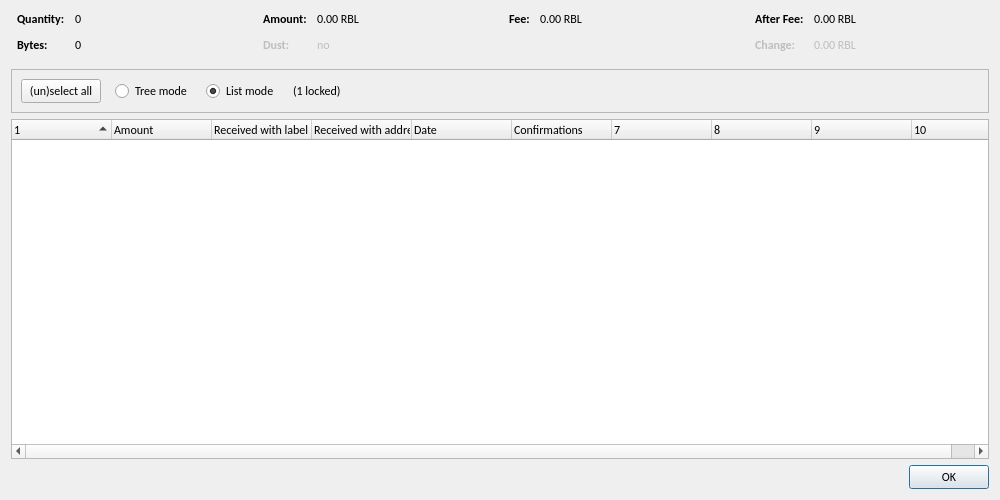
<?xml version="1.0" encoding="UTF-8"?>
<ui version="4.0">
 <class>CoinControlDialog</class>
 <widget class="QDialog" name="CoinControlDialog">
  <property name="geometry">
   <rect>
    <x>0</x>
    <y>0</y>
    <width>1000</width>
    <height>500</height>
   </rect>
  </property>
  <property name="font">
   <font>
    <family>Calibri</family>
   </font>
  </property>
  <property name="windowTitle">
   <string>Coin Selection</string>
  </property>
  <layout class="QVBoxLayout" name="verticalLayout">
   <item>
    <layout class="QHBoxLayout" name="horizontalLayoutTop" stretch="0,0,0,0">
     <property name="topMargin">
      <number>0</number>
     </property>
     <property name="bottomMargin">
      <number>10</number>
     </property>
     <item>
      <layout class="QFormLayout" name="formLayoutCoinControl1">
       <property name="horizontalSpacing">
        <number>10</number>
       </property>
       <property name="verticalSpacing">
        <number>10</number>
       </property>
       <property name="leftMargin">
        <number>6</number>
       </property>
       <property name="rightMargin">
        <number>6</number>
       </property>
       <item row="0" column="0">
        <widget class="QLabel" name="labelCoinControlQuantityText">
         <property name="font">
          <font>
           <family>Calibri</family>
           <weight>75</weight>
           <bold>true</bold>
          </font>
         </property>
         <property name="text">
          <string>Quantity:</string>
         </property>
        </widget>
       </item>
       <item row="0" column="1">
        <widget class="QLabel" name="labelCoinControlQuantity">
         <property name="cursor">
          <cursorShape>IBeamCursor</cursorShape>
         </property>
         <property name="contextMenuPolicy">
          <enum>Qt::ActionsContextMenu</enum>
         </property>
         <property name="text">
          <string notr="true">0</string>
         </property>
         <property name="textInteractionFlags">
          <set>Qt::LinksAccessibleByMouse|Qt::TextSelectableByKeyboard|Qt::TextSelectableByMouse</set>
         </property>
        </widget>
       </item>
       <item row="1" column="0">
        <widget class="QLabel" name="labelCoinControlBytesText">
         <property name="font">
          <font>
           <family>Calibri</family>
           <weight>75</weight>
           <bold>true</bold>
          </font>
         </property>
         <property name="text">
          <string>Bytes:</string>
         </property>
        </widget>
       </item>
       <item row="1" column="1">
        <widget class="QLabel" name="labelCoinControlBytes">
         <property name="cursor">
          <cursorShape>IBeamCursor</cursorShape>
         </property>
         <property name="contextMenuPolicy">
          <enum>Qt::ActionsContextMenu</enum>
         </property>
         <property name="text">
          <string notr="true">0</string>
         </property>
         <property name="textInteractionFlags">
          <set>Qt::LinksAccessibleByMouse|Qt::TextSelectableByKeyboard|Qt::TextSelectableByMouse</set>
         </property>
        </widget>
       </item>
      </layout>
     </item>
     <item>
      <layout class="QFormLayout" name="formLayoutCoinControl2">
       <property name="horizontalSpacing">
        <number>10</number>
       </property>
       <property name="verticalSpacing">
        <number>10</number>
       </property>
       <property name="leftMargin">
        <number>6</number>
       </property>
       <property name="rightMargin">
        <number>6</number>
       </property>
       <item row="0" column="0">
        <widget class="QLabel" name="labelCoinControlAmountText">
         <property name="font">
          <font>
           <family>Calibri</family>
           <weight>75</weight>
           <bold>true</bold>
          </font>
         </property>
         <property name="text">
          <string>Amount:</string>
         </property>
        </widget>
       </item>
       <item row="0" column="1">
        <widget class="QLabel" name="labelCoinControlAmount">
         <property name="cursor">
          <cursorShape>IBeamCursor</cursorShape>
         </property>
         <property name="contextMenuPolicy">
          <enum>Qt::ActionsContextMenu</enum>
         </property>
         <property name="text">
          <string notr="true">0.00 RBL</string>
         </property>
         <property name="textInteractionFlags">
          <set>Qt::LinksAccessibleByMouse|Qt::TextSelectableByKeyboard|Qt::TextSelectableByMouse</set>
         </property>
        </widget>
       </item>
       <item row="1" column="0">
        <widget class="QLabel" name="labelCoinControlLowOutputText">
         <property name="enabled">
          <bool>false</bool>
         </property>
         <property name="font">
          <font>
           <family>Calibri</family>
           <weight>75</weight>
           <bold>true</bold>
          </font>
         </property>
         <property name="text">
          <string>Dust:</string>
         </property>
        </widget>
       </item>
       <item row="1" column="1">
        <widget class="QLabel" name="labelCoinControlLowOutput">
         <property name="enabled">
          <bool>false</bool>
         </property>
         <property name="cursor">
          <cursorShape>IBeamCursor</cursorShape>
         </property>
         <property name="contextMenuPolicy">
          <enum>Qt::ActionsContextMenu</enum>
         </property>
         <property name="text">
          <string notr="true">no</string>
         </property>
         <property name="textInteractionFlags">
          <set>Qt::LinksAccessibleByMouse|Qt::TextSelectableByKeyboard|Qt::TextSelectableByMouse</set>
         </property>
        </widget>
       </item>
      </layout>
     </item>
     <item>
      <layout class="QFormLayout" name="formLayoutCoinControl3">
       <property name="horizontalSpacing">
        <number>10</number>
       </property>
       <property name="verticalSpacing">
        <number>10</number>
       </property>
       <property name="leftMargin">
        <number>6</number>
       </property>
       <property name="rightMargin">
        <number>6</number>
       </property>
       <item row="0" column="0">
        <widget class="QLabel" name="labelCoinControlFeeText">
         <property name="font">
          <font>
           <family>Calibri</family>
           <weight>75</weight>
           <bold>true</bold>
          </font>
         </property>
         <property name="text">
          <string>Fee:</string>
         </property>
        </widget>
       </item>
       <item row="0" column="1">
        <widget class="QLabel" name="labelCoinControlFee">
         <property name="cursor">
          <cursorShape>IBeamCursor</cursorShape>
         </property>
         <property name="contextMenuPolicy">
          <enum>Qt::ActionsContextMenu</enum>
         </property>
         <property name="text">
          <string notr="true">0.00 RBL</string>
         </property>
         <property name="textInteractionFlags">
          <set>Qt::LinksAccessibleByMouse|Qt::TextSelectableByKeyboard|Qt::TextSelectableByMouse</set>
         </property>
        </widget>
       </item>
      </layout>
     </item>
     <item>
      <layout class="QFormLayout" name="formLayoutCoinControl4">
       <property name="horizontalSpacing">
        <number>10</number>
       </property>
       <property name="verticalSpacing">
        <number>10</number>
       </property>
       <property name="leftMargin">
        <number>6</number>
       </property>
       <property name="rightMargin">
        <number>6</number>
       </property>
       <item row="0" column="0">
        <widget class="QLabel" name="labelCoinControlAfterFeeText">
         <property name="font">
          <font>
           <family>Calibri</family>
           <weight>75</weight>
           <bold>true</bold>
          </font>
         </property>
         <property name="text">
          <string>After Fee:</string>
         </property>
        </widget>
       </item>
       <item row="0" column="1">
        <widget class="QLabel" name="labelCoinControlAfterFee">
         <property name="cursor">
          <cursorShape>IBeamCursor</cursorShape>
         </property>
         <property name="contextMenuPolicy">
          <enum>Qt::ActionsContextMenu</enum>
         </property>
         <property name="text">
          <string notr="true">0.00 RBL</string>
         </property>
         <property name="textInteractionFlags">
          <set>Qt::LinksAccessibleByMouse|Qt::TextSelectableByKeyboard|Qt::TextSelectableByMouse</set>
         </property>
        </widget>
       </item>
       <item row="1" column="0">
        <widget class="QLabel" name="labelCoinControlChangeText">
         <property name="enabled">
          <bool>false</bool>
         </property>
         <property name="font">
          <font>
           <family>Calibri</family>
           <weight>75</weight>
           <bold>true</bold>
          </font>
         </property>
         <property name="text">
          <string>Change:</string>
         </property>
        </widget>
       </item>
       <item row="1" column="1">
        <widget class="QLabel" name="labelCoinControlChange">
         <property name="enabled">
          <bool>false</bool>
         </property>
         <property name="cursor">
          <cursorShape>IBeamCursor</cursorShape>
         </property>
         <property name="contextMenuPolicy">
          <enum>Qt::ActionsContextMenu</enum>
         </property>
         <property name="text">
          <string notr="true">0.00 RBL</string>
         </property>
         <property name="textInteractionFlags">
          <set>Qt::LinksAccessibleByMouse|Qt::TextSelectableByKeyboard|Qt::TextSelectableByMouse</set>
         </property>
        </widget>
       </item>
      </layout>
     </item>
    </layout>
   </item>
   <item>
    <widget class="QFrame" name="frame">
     <property name="minimumSize">
      <size>
       <width>0</width>
       <height>40</height>
      </size>
     </property>
     <property name="frameShape">
      <enum>QFrame::StyledPanel</enum>
     </property>
     <property name="frameShadow">
      <enum>QFrame::Sunken</enum>
     </property>
     <layout class="QHBoxLayout" name="horizontalLayout">
      <item>
       <layout class="QHBoxLayout" name="horizontalLayoutPanel" stretch="0,0,0,0,0">
        <property name="spacing">
         <number>14</number>
        </property>
        <item>
         <widget class="QPushButton" name="pushButtonSelectAll">
          <property name="sizePolicy">
           <sizepolicy hsizetype="Maximum" vsizetype="Fixed">
            <horstretch>0</horstretch>
            <verstretch>0</verstretch>
           </sizepolicy>
          </property>
          <property name="text">
           <string>(un)select all</string>
          </property>
          <property name="autoDefault">
           <bool>false</bool>
          </property>
         </widget>
        </item>
        <item>
         <widget class="QRadioButton" name="radioTreeMode">
          <property name="sizePolicy">
           <sizepolicy hsizetype="Maximum" vsizetype="Fixed">
            <horstretch>0</horstretch>
            <verstretch>0</verstretch>
           </sizepolicy>
          </property>
          <property name="text">
           <string>Tree mode</string>
          </property>
         </widget>
        </item>
        <item>
         <widget class="QRadioButton" name="radioListMode">
          <property name="sizePolicy">
           <sizepolicy hsizetype="Maximum" vsizetype="Fixed">
            <horstretch>0</horstretch>
            <verstretch>0</verstretch>
           </sizepolicy>
          </property>
          <property name="text">
           <string>List mode</string>
          </property>
          <property name="checked">
           <bool>true</bool>
          </property>
         </widget>
        </item>
        <item>
         <widget class="QLabel" name="labelLocked">
          <property name="text">
           <string notr="true">(1 locked)</string>
          </property>
         </widget>
        </item>
        <item>
         <spacer name="horizontalSpacer">
          <property name="orientation">
           <enum>Qt::Horizontal</enum>
          </property>
          <property name="sizeHint" stdset="0">
           <size>
            <width>40</width>
            <height>20</height>
           </size>
          </property>
         </spacer>
        </item>
       </layout>
      </item>
     </layout>
    </widget>
   </item>
   <item>
    <widget class="CoinControlTreeWidget" name="treeWidget">
     <property name="contextMenuPolicy">
      <enum>Qt::CustomContextMenu</enum>
     </property>
     <property name="sortingEnabled">
      <bool>false</bool>
     </property>
     <property name="columnCount">
      <number>10</number>
     </property>
     <attribute name="headerShowSortIndicator" stdset="0">
      <bool>true</bool>
     </attribute>
     <attribute name="headerStretchLastSection">
      <bool>false</bool>
     </attribute>
     <column>
      <property name="text">
       <string/>
      </property>
     </column>
     <column>
      <property name="text">
       <string>Amount</string>
      </property>
     </column>
     <column>
      <property name="text">
       <string>Received with label</string>
      </property>
     </column>
     <column>
      <property name="text">
       <string>Received with address</string>
      </property>
     </column>
     <column>
      <property name="text">
       <string>Date</string>
      </property>
     </column>
     <column>
      <property name="text">
       <string>Confirmations</string>
      </property>
      <property name="toolTip">
       <string>Confirmed</string>
      </property>
     </column>
     <column>
      <property name="text">
       <string/>
      </property>
     </column>
     <column>
      <property name="text">
       <string/>
      </property>
     </column>
     <column>
      <property name="text">
       <string/>
      </property>
     </column>
     <column>
      <property name="text">
       <string/>
      </property>
     </column>
    </widget>
   </item>
   <item>
    <widget class="QDialogButtonBox" name="buttonBox">
     <property name="orientation">
      <enum>Qt::Horizontal</enum>
     </property>
     <property name="standardButtons">
      <set>QDialogButtonBox::Ok</set>
     </property>
    </widget>
   </item>
  </layout>
 </widget>
 <customwidgets>
  <customwidget>
   <class>CoinControlTreeWidget</class>
   <extends>QTreeWidget</extends>
   <header>qt/coincontroltreewidget.h</header>
  </customwidget>
 </customwidgets>
 <resources/>
 <connections/>
</ui>
